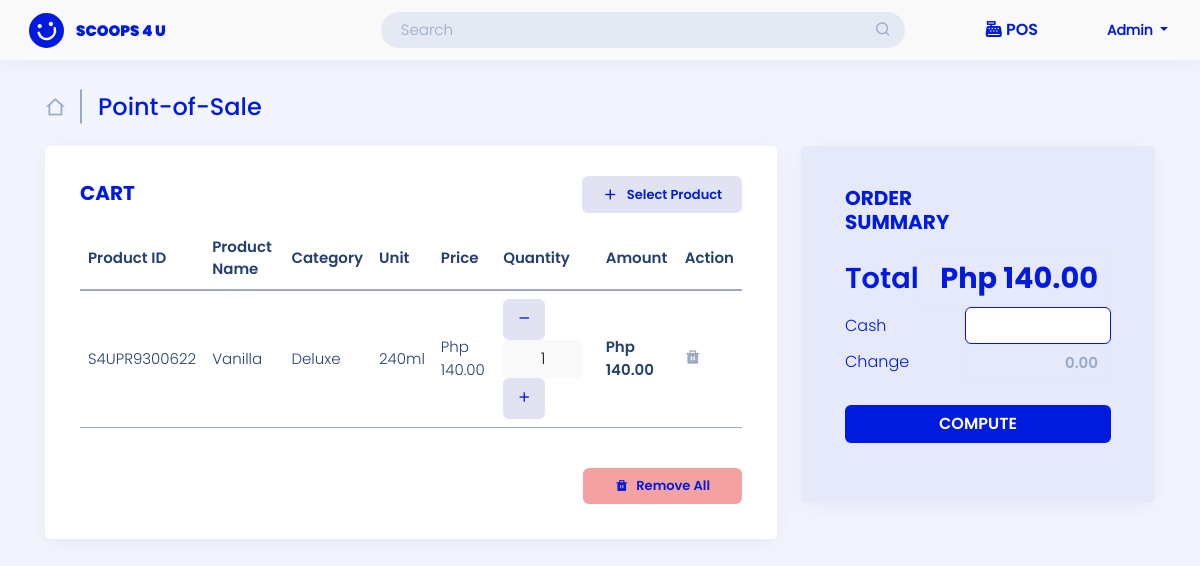
Screenshot of /user-site/pos/ (signed in) with the database file from the repository.
### landing_page/models.py (models this page shows)
class User(AbstractUser):
    ROLE = ((" "," "),("admin","admin"),("staff","staff"),("reseller","reseller"),("rider","rider"))
    STAT = ((" "," "),("active","active"),("inactive","inactive"))
    role = models.CharField(max_length=50, null=True, default=None, choices=ROLE)
    status = models.CharField(max_length=50, null=True, default=None , choices=STAT)

### admin_site/models.py (models this page shows, shortened)
class Cart(models.Model):
    cart_user =  models.CharField(max_length=200, null=False, default=None, verbose_name='List user')
    cart_pcode =  models.CharField(max_length=200, verbose_name='Product Code')
    cart_category =  models.CharField(max_length=200, verbose_name='Category')
    cart_name=  models.CharField(max_length=200, verbose_name='Product Name')
    cart_unit =  models.CharField(max_length=200, verbose_name='Unit')
    cart_reseller_price =   models.BigIntegerField(null=True, verbose_name='Reseller Price')
    cart_price =   models.BigIntegerField(null=True, verbose_name='POS Price')
    cart_quantity =  models.BigIntegerField(null=True, verbose_name='quantity')
    cart_ResellerAmount =   models.BigIntegerField(null=True, verbose_name='Reseller Amount')
    cart_amount =  models.BigIntegerField(null=True, verbose_name='POS Amount')
    created_at =models.DateField(default=timezone.now,null=True,   verbose_name='Date Created')

### admin_site/views.py (the view)
# urls.py: path('pos/', views.pos ,name='pos'),
@login_required(login_url='landing_page:login')
def pos(request):
    list_products = Product.objects.all()
    current_user = request.user
    list_pos = Cart.objects.filter(cart_user = current_user).order_by('-id')
    sum_amount = Cart.objects.filter(cart_user = current_user).all().aggregate(total =Sum('cart_amount'))['total']
    list_pospayment = Cart_Payment.objects.filter(cart_status = "not Print")
    context = {
        'list_products':list_products,
        'list_pos':list_pos,
        'sum_amount':sum_amount,
        'list_pospayment':list_pospayment
        }
    return render(request, 'admin_site/pos/pos_admin.html', context)

### templates/admin_site/pos/pos_admin.html (shortened to what this page needs)
{% load static %}
{% load humanize %}
<!DOCTYPE html>
<html lang="en">
<head>
    <link href="https://cdn.jsdelivr.net/npm/bootstrap@5.0.2/dist/css/bootstrap.min.css" rel="stylesheet" >
    <link href="{% static '/css/assets/bootstrap/css/bootstrap.min.css'%}" rel="stylesheet">
    <link href="{% static '/css/assets/simple-datatables/style.css'%}" rel="stylesheet">
    <link href="{% static '/css/assets/remixicon/remixicon.css'%}" rel="stylesheet">
    <link href="https://cdn.datatables.net/1.13.4/css/jquery.dataTables.min.css" rel="stylesheet">
    <link href="https://cdn.datatables.net/buttons/2.3.6/css/buttons.dataTables.min.css" rel="stylesheet">
    <link href="https://cdn.datatables.net/autofill/2.5.3/css/autoFill.dataTables.min.css" rel="stylesheet">
    <link href="https://cdn.datatables.net/v/bs5/jszip-2.5.0/b-2.3.6/b-colvis-2.3.6/b-html5-2.3.6/b-print-2.3.6/date-1.4.0/sp-2.1.2/datatables.min.css" rel="stylesheet"/>
    <link href="{% static '/css/sandi.css'%}" rel="stylesheet">
</head>
<body>
    <header id="header" class="header fixed-top d-flex align-items-center">
        <div class="d-flex align-items-center justify-content-between">
            {% if user.role == "admin"%}
            <a href="{% url 'admin_site:dashboard'%}" class="logo d-flex align-items-center">
                <img src="{% static '/img/logo-header.svg'%}" alt="">
                <span class="d-none d-lg-block">SCOOPS 4 U</span>
            </a>
            {% endif %}
            </div>
            <div class="search-bar mx-auto">
            <form class="search-form d-flex align-items-center" method="POST" action="#">
                <input type="text" name="query" placeholder="Search" title="Enter search keyword">
                <button type="submit" title="Search"><i class="ri-search-line"></i></button>
            </form>
            </div>
            <div class="POS POS-header">
                <i class="fa-solid fa-cash-register" style="color: #001BDE !important"></i>
                <a class="active" href="{%url 'admin_site:pos' %}">POS</a>
            </div>
            <nav class="header-nav ms-auto">
                <ul class="d-flex align-items-center">
                    <li class="nav-item dropdown pe-3">
                        <a class="nav-link nav-profile d-flex align-items-center me-3" href="#" data-bs-toggle="dropdown">
                            <span class="d-none d-md-block dropdown-toggle ps-2" style="text-transform: capitalize;">
                            {{ user }}
                            </span>
                        </a>
                    </li>
                </ul>
            </nav>
    </header>
    <main id="main-pos" class="main mt-5">
        <div class="pagetitle pos mb-4">
            <h1 class="align-middle">
                {% if user.role == "admin"%}
                <a href="{% url 'admin_site:dashboard'%}">
                    <i class="ri-home-2-line align-middle me-2"></i>
                </a>
                <span class="line-ver me-3"></span>
                Point-of-Sale
            </h1>
                {% endif %}
        </div>
        <section class="section">
            <div class="row">
                <div class="col-lg-8 col-md-12">
                    <div class="card">
                        <div class="card-body">
                            <div class="add-product mb-0">
                                <h5 class="card-title feature">Cart</h5>
                                <a data-bs-toggle="modal" data-bs-target="#addToCart" class="btn btn-select"><i class="ri-add-line align-middle me-2 text-end" style="font-size:17px"></i><span class="align-middle">Select Product</span></a>
                            </div>
                            {% if list_pos %}
                                <div class="table-res">
                                    <table class="table table-hover pos-table" id="posTable" >
                                        <thead>
                                            <tr class="align-middle">
                                                <th scope="col">Product ID</th>
                                                <th scope="col">Product Name</th>
                                                <th scope="col">Category</th>
                                                <th scope="col">Unit</th>
                                                {% if user.role == "admin" %}
                                                    <th scope="col">Price</th>
                                                {% elif user.role == "staff"  %}
                                                    <th scope="col">Price</th>
                                                {% endif %}
                                                <th scope="col">Quantity</th>
                                                <th scope="col">Amount</th>
                                                <th scope="col" class="sort-no">Action</th>
                                            </tr>
                                            <tbody>
                                                {% for list in  list_pos %}
                                                <tr class="align-middle">
                                                    <td>{{ list.cart_pcode }}</td>
                                                    <td style="text-transform: capitalize;">{{ list.cart_name }}</td>
                                                    <td style="text-transform: capitalize;">{{ list.cart_category }}</td>
                                                    <td>{{ list.cart_unit }}</td>
                                                    {% if user.role == "admin" %}
                                                        <td>Php {{ list.cart_price|floatformat:2|intcomma }}</td>
                                                    {% elif user.role == "staff" %}
                                                        <td>{{ list.cart_price}}</td>
                                                    {% endif %}
                                                    <td class="quantity-main">
                                                        <div class="quantity-input">
                                                            <a href="{% url 'admin_site:minus_qty' list.id  %}" class="btn btn-quani" id="d_minus"><i class="ri-subtract-fill"></i></a>
                                                            <button class="btn btn-quan" >{{ list.cart_quantity }}</button>
                                                            <a href="{% url 'admin_site:add_qty' list.id  %}"class="btn btn-quani"><i class="ri-add-fill"></i></a>
                                                        </div>
                                                    </td>
                                                    <td class="product-code"><span>Php {{ list.cart_amount|floatformat:2|intcomma }}</span> </td>
                                                    <form method="POST" action="{% url 'admin_site:pos_cancel' list.id %}" onsubmit="return submitForm(this);">
                                                        <td><button type="submit" class="btn btn-trash"><i class="ri-delete-bin-fill"></i></button></td>
                                                    </form>
                                                </tr>
                                                {% endfor %}
                                            </tbody>
                                        </thead>
                                    </table>
                                </div>
                                <form action="{% url 'admin_site:pos_removeall' %}" class="remove-div" onsubmit="return removeForm(this);">
                                    <button type="submit" id="removeAll" class="btn btn-remove btn-danger mt-4"><i class="ri-delete-bin-fill align-middle"></i><span class="align-middle ps-2">Remove All</span> </button>
                                </form>
                            {% endif %}
                        </div>
                    </div>
                </div>
                <div class="col-lg-4 col-md-12" id="orderSummary">
                    <div class="card p-4" style="background-color: #E5E9F9">
                        <div class="card-body">
                            <div class="add-product">
                                <h5 class="card-title feature pt-3 mb-3">Order Summary</h5>
                            </div>
                            <div>
                                {% if list_pos %}
                                    {% if user.role == "admin"%}
                                    <form action="{% url 'admin_site:add_receipt' %}" method="POST" id="form" >
                                        <div class="col-12 total align-middle" style="display:flex; flex-direction: row; justify-content: space-between; align-items: center;">
                                            <label style="font-weight: bolder;">Total</label>
                                            <input type="text" value="Php {{ sum_amount|floatformat:2|intcomma }}" class="form-control text-end" step="0.01" min="0" readonly="readonly">
                                        </div>
                                        <div class="col-12 align-middle cash "  style="display:flex; flex-direction: row; justify-content: space-between; align-items: center;">
                                            <label for=""><span class="align-middle">Cash</span></label>
                                            <input class="form-control text-end" type="number" name="cash" id="cash"  required>
                                        </div>
                                        <div class="col-12 align-middle change" style="display:flex; flex-direction: row; justify-content: space-between; align-items: center;">
                                            <label for="">Change</label>
                                            <input type="number" name="change" class="form-control text-end" id="change" placeholder="0.00" min="0.01" step="0.01" readonly="readonly" style="color: #001BDE">
                                        </div>
                                        <div class="text-center mt-4">
                                            <button id="btn_compute" class="btn btn-comp mb-3" >compute</button>
                                        </div>
                                    </form>
                                    {% endif %}
                                {% endif %}
                            </div>
                        </div>
                    </div>
                </div>
            </div>
        </section>
    </main>
</body>
</html>

### rows the page displays
User: username "Admin"
Cart: cart_pcode "S4UPR9300622", cart_name "Vanilla", cart_category "Deluxe", cart_unit "240ml", cart_price "140.00", cart_quantity "1", cart_amount "140.00"
